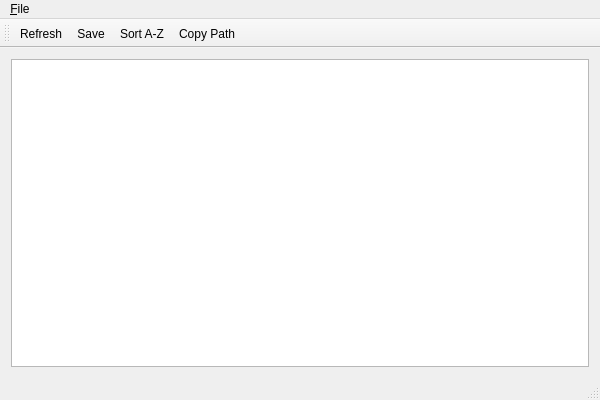
<?xml version="1.0" encoding="UTF-8"?>
<ui version="4.0">
 <class>MainWindow</class>
 <widget class="QMainWindow" name="MainWindow">
  <property name="geometry">
   <rect>
    <x>0</x>
    <y>0</y>
    <width>600</width>
    <height>400</height>
   </rect>
  </property>
  <property name="windowTitle">
   <string>Path Tool</string>
  </property>
  <widget class="QWidget" name="centralWidget">
   <layout class="QHBoxLayout" name="horizontalLayout">
    <item>
     <widget class="QTextEdit" name="textEdit"/>
    </item>
   </layout>
  </widget>
  <widget class="QMenuBar" name="menuBar">
   <property name="geometry">
    <rect>
     <x>0</x>
     <y>0</y>
     <width>600</width>
     <height>21</height>
    </rect>
   </property>
   <widget class="QMenu" name="menu_File">
    <property name="title">
     <string>&amp;File</string>
    </property>
    <addaction name="actionRefresh"/>
    <addaction name="actionSave"/>
    <addaction name="actionSort"/>
    <addaction name="actionCopyPath"/>
    <addaction name="separator"/>
    <addaction name="actionExit"/>
   </widget>
   <addaction name="menu_File"/>
  </widget>
  <widget class="QToolBar" name="mainToolBar">
   <property name="windowTitle">
    <string>Toolbar</string>
   </property>
   <property name="floatable">
    <bool>false</bool>
   </property>
   <attribute name="toolBarArea">
    <enum>TopToolBarArea</enum>
   </attribute>
   <attribute name="toolBarBreak">
    <bool>false</bool>
   </attribute>
   <addaction name="actionRefresh"/>
   <addaction name="actionSave"/>
   <addaction name="actionSort"/>
   <addaction name="actionCopyPath"/>
  </widget>
  <widget class="QStatusBar" name="statusBar"/>
  <action name="actionSave">
   <property name="icon">
    <iconset resource="icons.qrc">
     <normaloff>:/icons/save-icon-32x32.png</normaloff>:/icons/save-icon-32x32.png</iconset>
   </property>
   <property name="text">
    <string>&amp;Save</string>
   </property>
  </action>
  <action name="actionRefresh">
   <property name="icon">
    <iconset resource="icons.qrc">
     <normaloff>:/icons/refresh-icon-32x32.png</normaloff>:/icons/refresh-icon-32x32.png</iconset>
   </property>
   <property name="text">
    <string>&amp;Refresh</string>
   </property>
  </action>
  <action name="actionExit">
   <property name="text">
    <string>E&amp;xit</string>
   </property>
  </action>
  <action name="actionSort">
   <property name="icon">
    <iconset resource="icons.qrc">
     <normaloff>:/icons/sort-az-icon-32x32.png</normaloff>:/icons/sort-az-icon-32x32.png</iconset>
   </property>
   <property name="text">
    <string>&amp;Sort A-Z</string>
   </property>
   <property name="toolTip">
    <string>Sort A-Z</string>
   </property>
  </action>
  <action name="actionCopyPath">
   <property name="icon">
    <iconset resource="icons.qrc">
     <normaloff>:/icons/clipboard-icon-32x32.png</normaloff>:/icons/clipboard-icon-32x32.png</iconset>
   </property>
   <property name="text">
    <string>&amp;Copy Path</string>
   </property>
   <property name="toolTip">
    <string>Copy path to clipboard</string>
   </property>
  </action>
 </widget>
 <layoutdefault spacing="6" margin="11"/>
 <resources>
  <include location="icons.qrc"/>
 </resources>
 <connections/>
</ui>
